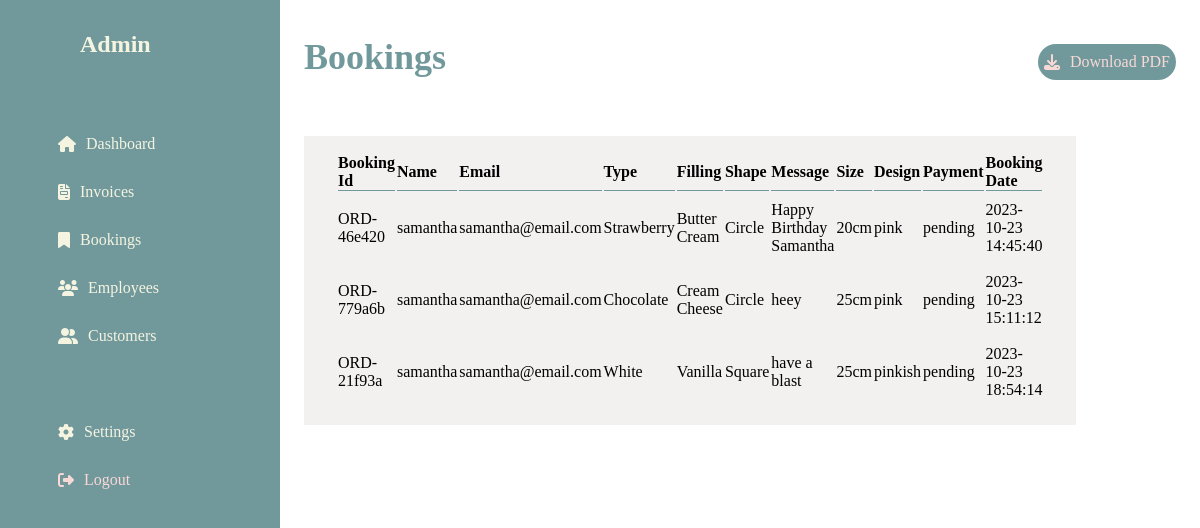
Page /admin/dashboard.php?bookings on the earlier database version.
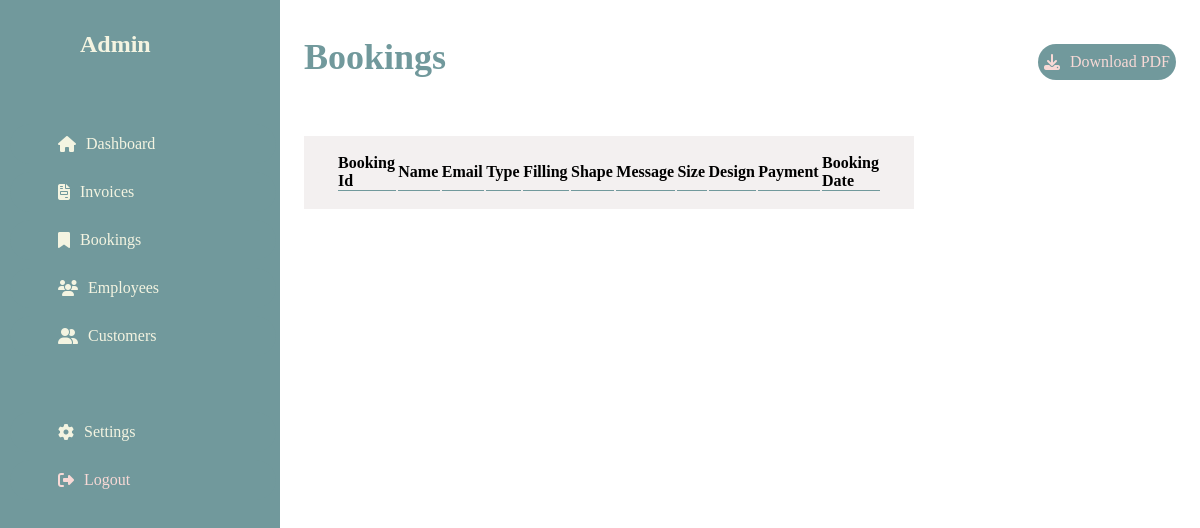
Same page on the later database version.
### tables this page shows
CREATE TABLE `bookings` (
  `id` int(11) NOT NULL,
  `booking_id` varchar(100) NOT NULL,
  `_name` varchar(100) NOT NULL,
  `email` varchar(100) NOT NULL,
  `cake_type` varchar(50) NOT NULL,
  `cake_filling` varchar(50) NOT NULL,
  `cake_shape` varchar(50) NOT NULL,
  `_message` varchar(100) NOT NULL,
  `cake_size` varchar(50) NOT NULL,
  `cake_design` longtext NOT NULL,
  `created` timestamp NOT NULL DEFAULT current_timestamp() ON UPDATE current_timestamp(),
  `payment_status` enum('paid','pending') DEFAULT 'pending',
  `amount` int(6) NOT NULL
);

### admin/bookings.php (the view)
<div class="customer-admin-page scroll">
<form>
            <table>
                <thead>
                    <tr>
                        <th>Booking Id</th>
                        <th>Name</th>
                        <th>Email</th>
                        <th>Type</th>
                        <th>Filling</th>
                        <th>Shape</th>
                        <th>Message</th>
                        <th>Size</th>
                        <th>Design</th>
                        <th>Payment</th>
                        <th>Booking Date</th>
                    </tr>
                </thead>
                <tbody>
                    <?php foreach ($bookings as $booking): ?>
                    <tr>
                        <td><?=$booking['booking_id']?></td>
                        <td><?=$booking['_name']?></td>
                        <td><?=$booking['email']?></td>
                        <td><?=$booking['cake_type']?></td>
                        <td><?=$booking['cake_filling']?></td>
                        <td><?=$booking['cake_shape']?></td>
                        <td><?=$booking['_message']?></td>
                        <td><?=$booking['cake_size']?></td>
                        <td><?=$booking['cake_design']?></td>
                        <td><?=$booking['payment_status']?></td>
                        <td><?=$booking['created']?></td>
                    </tr>
                    <?php endforeach; ?>
                </tbody>
            </table>
        </form>
</div>

### admin/header.php (shortened to what this page needs)
<!DOCTYPE html>
<html lang="en">
<head>
    <link rel="stylesheet" href="../assets/styles/style.css">
    <link rel="stylesheet" href="https://cdnjs.cloudflare.com/ajax/libs/font-awesome/6.4.2/css/all.min.css" />
</head>
<body>

### admin/sidebar.php
<section class="side-bar" id="sidebar">
        <a href="" class="brand">
            <span class="text">Admin</span>
        </a>
        <ul class="side-menu top">
            <li class="">
                <a href="dashboard.php">
                    <i class="fa-solid fa-house"></i>
                    <span class="text">Dashboard</span>
                </a>
            </li>
            <li>
                <a href="dashboard.php?invoices">
                    <i class="fa-solid fa-file-invoice"></i>
                    <span class="text">Invoices</span>
                </a>
            </li>
            <li>
                <a href="dashboard.php?bookings">
                    <i class="fa-solid fa-bookmark"></i>
                    <span class="text">Bookings</span>
                </a>
            </li>
            <li>
                <a href="dashboard.php?employees">
                    <i class="fa-solid fa-users"></i>
                    <span class="text">Employees</span>
                </a>
            </li>
            <li>
                <a href="dashboard.php?customers">
                    <i class="fa-solid fa-user-group"></i>
                    <span class="text">Customers</span>
                </a>
            </li>
        </ul>
        <ul class="side-menu">
            <li>
                <a href="">
                    <i class="fa-solid fa-gear"></i>
                    <span class="text">Settings</span>
                </a>
            </li>
            <li>
                <a href="logout.php" class="logout">
                    <i class="fa-solid fa-right-from-bracket"></i>
                    <span class="text">Logout</span>
                </a>
            </li>
        </ul>
    </section>

### admin/dashboard.php (shortened to what this page needs)
<?php
include 'header.php';
    include 'sidebar.php';
?>
<?php
require'../config/db.php';
$bookingSql = "SELECT * FROM bookings";
$bookingResult = $conn->query($bookingSql);
$bookings = array();
while ($bookingRow = $bookingResult->fetch_assoc()) {
    $bookings[] = $bookingRow;
}
?>
<section id="content">
        <main>
            <div class="header-title">
                <div class="left">
                    <h1>
                    <?php if (isset($_GET['customers'])) {
                        echo 'Customers';
                        }else if (isset($_GET['invoices'])) {
                            echo 'Invoices';
                        }
                        else if (isset($_GET['bookings'])) {
                            echo 'Bookings';
                        }
                    ?>
                    </h1>
                </div>
                <a href="" class="btn-download">
                    <i class="fa-solid fa-download"></i>
                    <span class="text">Download PDF</span>
                </a>
            </div>
            <?php
                if (isset($_GET['customers'])) {
                    include 'customers.php';
                }elseif (isset($_GET['employees'])) {
                    include 'employees.php';
                }elseif (isset($_GET['bookings'])) {
                    include 'bookings.php';
                }else{
                    include 'home.php';
                }
            ?>
        </main>
    </section>

### assets/styles/style.css (style rules this page uses)
* { padding: 0; margin: 0; box-sizing: border-box; text-rendering: optimizeLegibility; font-family: 'nunito'; }
:root { --pale-pink: #FF007F; --lavender: #F8D9D6; --creamy-yellow: #F4F4E1; --mint-green: #FEFFF6; --sky: #f3f0f0; --chocolate-brown: #71999c; --chocolate-red: #2a5c63; }
html { scroll-behavior: smooth; }
body { position: relative; }
.side-bar { position: fixed; top: 0; left: 0; width: 280px; height: 100%; background: var(--chocolate-brown); z-index: 1000; padding: 1rem 0; }
.side-bar .brand { font-size: 24px; font-weight: 700; height: 56px; display: flex; align-items: center; text-decoration: none; color: var(--creamy-yellow); text-align: center; padding: 1rem 5rem; }
.side-bar .side-menu { width: 100%; margin-top: 48px; }
.side-bar .side-menu li { height: 48px; background: transparent; margin-left: 6px; border-radius: 48px 0 0 48px; padding: 4px; list-style: none; }
.side-bar .side-menu li a { width: 100%; height: 100%; background: var(--chocolate-brown); display: flex; align-items: center; border-radius: 48px; font-size: 16px; color: var(--creamy-yellow); transition: .2s; white-space: nowrap; overflow-x: hidden; text-decoration: none; padding: 0 3rem; }
.side-bar .side-menu li a i { margin-right: 10px; }
.side-bar .side-menu li a.logout { color: var(--lavender); }
#content { position: relative; width: calc(100% - 280px); left: 280px; transition: .3s ease; }
#content main { width: 100%; padding: 36px 24px; height: 100%; }
#content main .header-title { display: flex; align-items: center; justify-content: space-between; grid-gap: 16px; flex-wrap: wrap; }
#content main .header-title .left h1 { font-size: 36px; font-weight: 600; margin-bottom: 10px; color: var(--chocolate-brown); }
#content main .header-title .btn-download { height: 36px; padding: 0 6px; border-radius: 36px; background: var(--chocolate-brown); color: var(--lavender); display: flex; align-items: center; grid-gap: 10px; font-weight: 500; text-decoration: none; }
.customer-admin-page form table { width: 70%; text-align: left; margin-top: 3rem; background: var(--sky); padding: 1rem 2rem; height: auto; }
.customer-admin-page form table tr { height: 35px; width: 100%; }
.customer-admin-page form table tr th { font-size: 16px; margin-bottom: 2rem; width: 15rem; border-bottom: 1px solid var(--chocolate-brown); }
.customer-admin-page form table tr th:nth-child(2) { border-bottom: 1px solid var(--chocolate-brown); }
.customer-admin-page form table tr th:nth-child(3) { border-bottom: 1px solid var(--chocolate-brown); }
.customer-admin-page form table tr th:nth-child(4) { border-bottom: 1px solid var(--chocolate-brown); }
.customer-admin-page form table tr td { height: 35px; padding: .5rem 0; }

Differences in the rows shown:
removed bookings: booking "ORD-46e420", _name "samantha", email "samantha@email.com", cake_type "Strawberry", cake_filling "Butter Cream", cake_shape "Circle", _message "Happy Birthday Samantha", cake_size "20cm", cake_design "pink", payment_status "pending", created "2023-10-23 14:45:40"
removed bookings: booking "ORD-779a6b", _name "samantha", email "samantha@email.com", cake_type "Chocolate", cake_filling "Cream Cheese", cake_shape "Circle", _message "heey", cake_size "25cm", cake_design "pink", payment_status "pending", created "2023-10-23 15:11:12"
removed bookings: booking "ORD-21f93a", _name "samantha", email "samantha@email.com", cake_type "White", cake_filling "Vanilla", cake_shape "Square", _message "have a blast", cake_size "25cm", cake_design "pinkish", payment_status "pending", created "2023-10-23 18:54:14"
